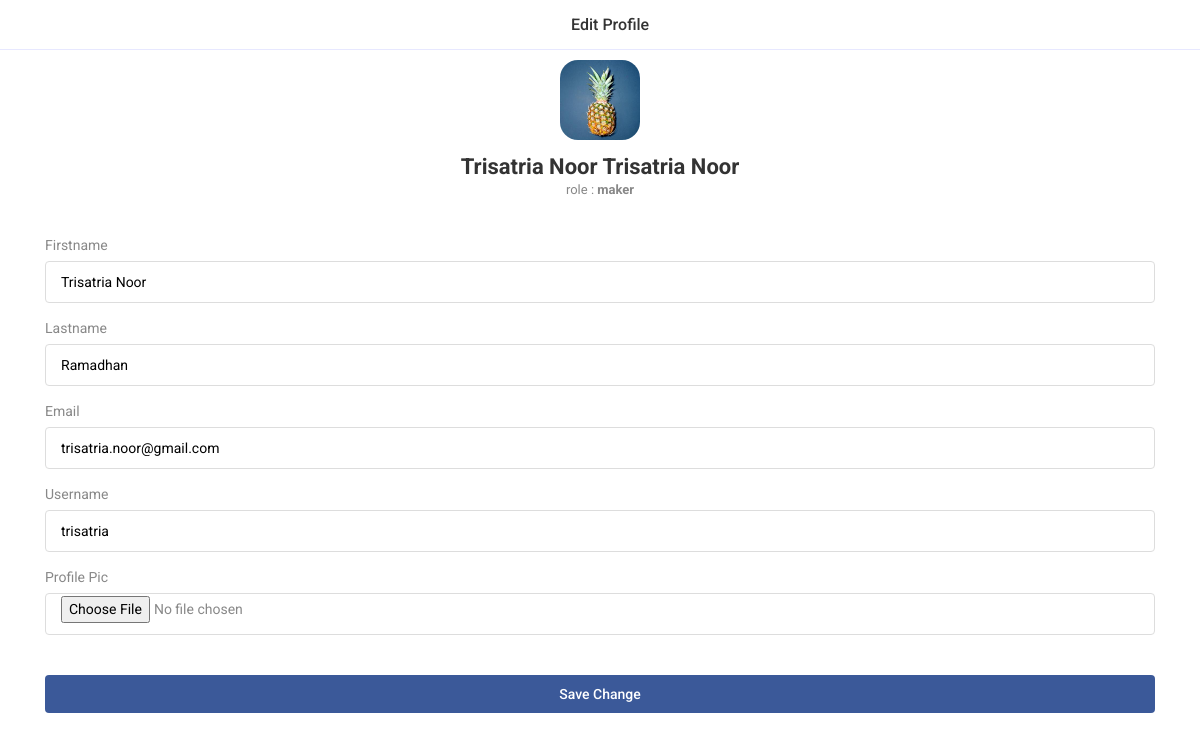
Screenshot of /profile=trisatria/edit (signed in) with the database file from the repository.
### user/models.py (models this page shows, shortened)
class User(AbstractUser):
    username = models.CharField(
        max_length=50, unique=True)
    email = models.EmailField(_('email address'))
    phone = models.IntegerField(
        _('phone number'), unique=True, blank=True, null=True)
    objects = UserManager()
    qr_code = models.ImageField(
        upload_to='qr_code', blank=True, null=True, unique=True)

class user_profile(models.Model):
    userProfile = models.OneToOneField(
        User, on_delete=models.CASCADE, related_name="userProfile", verbose_name="User Profile", null=True, blank=True)
    userPhoto = models.ImageField(upload_to='images/profile/', null=True, name="userPhoto",
                                  blank=True, default='images/square6.jpg', verbose_name="User Profile Photo")
    class Meta:
        db_table = ''
        managed = True
        verbose_name = 'profile'
        verbose_name_plural = 'profiles'

### user/views.py (the view)
# urls.py: path('profile=<username>/edit', user_profile_edit, name="user_profile_edit"),
@ login_required(login_url='user_login')
def user_profile_edit(request, username):
    if request.method == 'POST':
        p_form = UserProfileForm(request.POST or None,
                                 user=request.user, instance=request.user)
        pp_form = UserProfilePhotoForm(
            request.POST or None, request.FILES or None, instance=request.user.userProfile)
        if p_form.is_valid() and pp_form.is_valid():
            p_form.save()
            pp_form.save()
            messages.success(
                request, 'Profil pengguna telah berhasil diperbaharui')
            return redirect('user_profile', username=request.user.username)
        else:
            messages.error(request, 'Profile pengguna gagal diperbaharui')
    else:
        p_form = UserProfileForm(
            user=request.user, instance=request.user)
        pp_form = UserProfilePhotoForm(instance=request.user.userProfile)
    context = {
        'p_form': p_form,
        'pp_form': pp_form,
    }
    return render(request, 'user/user_profile_edit.html', context)

### user/forms_profiles.py
class UserProfilePhotoForm(forms.ModelForm):
    class Meta:
        model = user_profile
        fields = ['userPhoto']
        widgets = {
            'userPhoto': forms.FileInput(),
        }
    def __init__(self, *args, **kwargs):
        super().__init__(*args, **kwargs)
        self.fields["userPhoto"].widget.attrs.update(
            {'id': 'userPhoto', 'help text': 'Pilih Gambar', 'name': 'userPhoto', 'label': 'select profile picture', 'required': False,})

### templates/user/user_profile_edit.html (shortened to what this page needs)
{% extends "base.html" %}{% load static %}
{% block navbar %}
<div class="left"><a href="{% url 'user_profile' user.username %}" class="link"><i
            class="icon ion-ios-arrow-back"></i></a>
</div>
<div class="title">Edit Profile</div>
{% endblock navbar %}
{% block page_wrapper %}
<div class="profile">
    <div class="container">
        <div class="row">
            <div class="col-12 align-self-center">
                <div class="header-profile">
                    <div class="container">
                        <img src="{{user.userProfile.userPhoto.url}}" alt="image-demo">
                    </div>
                </div>
            </div>
        </div>
        <div class="profile-title text-center">
            <h4>{{user.first_name}} {{user.first_name}}</h4>
            <span class="text-small">role : <strong>{{ user.groups.all.0 }}</strong></span>
        </div>
    </div>
</div>
<div class="separator-medium"></div>
<div class="form-elements">
    <div class="container">
        <form method="POST" class="form-outline form-horizontal" enctype="multipart/form-data">
            <div class=" section-title" style="margin-left: 0;">
                <p>Firstname</p>
            </div>
            <div class="form-wrapper">
                <div class="input-wrap">
                    {{p_form.first_name}}
                </div>
            </div>
            <div class="separator-small"></div>
            <div class="section-title" style="margin-left: 0;">
                <p>Lastname</p>
            </div>
            <div class="form-wrapper">
                <div class="input-wrap">
                    {{p_form.last_name}}
                </div>
            </div>
            <div class="separator-small"></div>
            <div class="section-title" style="margin-left: 0;">
                <p>Email</p>
            </div>
            <div class="form-wrapper">
                <div class="input-wrap">
                    {{p_form.email}}
                </div>
            </div>
            <div class="separator-small"></div>
            <div class="section-title" style="margin-left: 0;">
                <p>Username</p>
            </div>
            <div class="form-wrapper">
                <div class="input-wrap">
                    {{p_form.username}}
                </div>
            </div>
            <div class="separator-small"></div>
            <div class="section-title" style="margin-left: 0;">
                <p>Profile Pic</p>
            </div>
            <div class="form-wrapper">
                <div class="input-wrap">
                    {{pp_form.userPhoto}}
                </div>
            </div>
            <div class="separator-medium"></div>
            <div class="button-default">
                <button type="submit" class="button bg-facebook">Save Change</button>
            </div>
        </form>
    </div>
</div>
{% endblock page_wrapper %}

### static/css/style.css (style rules this page uses)
body { font-family: 'Roboto', sans-serif; color: #888; font-size: 14px; font-weight: 400; background: #fff; }
h1, h2, h3, h4, h5, h6 { line-height: 110%; font-family: 'Roboto', sans-serif; margin: 0; font-weight: 500; color: #333; }
h4 { font-size: 22px; font-weight: 700; }
a { color: #333; }
p { margin: 0; }
img { display: block; }
input { width: 100%; height: 42px; background: #eee; border-radius: 4px; border: 0; padding: 2px 15px; font-size: 14px; }
.input-wrap { margin-bottom: 15px; }
.input-wrap:last-child { margin-bottom: 0; }
.form-outline input { background: #fff; border: 1px solid #ddd; }
.row { margin-left: -6px; margin-right: -6px; margin-bottom: 12px; }
.row img { width: 100%; border-radius: 18px; }
.col-1, .col-2, .col-3, .col-4, .col-5, .col-6, .col-7, .col-8, .col-9, .col-10, .col-11, .col-12, .col, .col-auto, .col-sm-1, .col-sm-2, .col-sm-3, .col-sm-4, .col-sm-5, .col-sm-6, .col-sm-7, .col-sm-8, .col-sm-9, .col-sm-10, .col-sm-11, .col-sm-12, .col-sm, .col-sm-auto, .col-md-1, .col-md-2, .col-md-3, .col-md-4, .col-md-5, .col-md-6, .col-md-7, .col-md-8, .col-md-9, .col-md-10, .col-md-11, .col-md-12, .col-md, .col-md-auto, .col-lg-1, .col-lg-2, .col-lg-3, .col-lg-4, .col-lg-5, .col-lg-6, .col-lg-7, .col-lg-8, .col-lg-9, .col-lg-10, .col-lg-11, .col-lg-12, .col-lg, .col-lg-auto, .col-xl-1, .col-xl-2, .col-xl-3, .col-xl-4, .col-xl-5, .col-xl-6, .col-xl-7, .col-xl-8, .col-xl-9, .col-xl-10, .col-xl-11, .col-xl-12, .col-xl, .col-xl-auto { position: relative; width: 100%; padding-right: 6px; padding-left: 6px; }
.text-small { font-size: 13px; }
.bg-facebook { background: #3b5999 !important; color: #fff !important; }
.separator-small { height: 15px; }
.separator-medium { height: 20px; }
.section-title { margin: 0 15px 15px; }
.navbar .link { display: flex; font-size: 26px; height: 50px; align-items: center; }
.navbar .title { font-size: 16px; color: #333; font-weight: 500; }
.button { background: #8998ff; border-radius: 4px; padding: 0 12px; line-height: 38px; font-size: 14px; font-weight: 500; color: #fff; text-transform: none; margin-top: 20px; border: 0; width: 100%; text-align: center; display: inline-block; }
.header-profile { text-align: center; }
.header-profile img { width: 80px; border-radius: 18px; margin: auto; }
.profile-title { margin: 15px 0; }

### templates/base.html (style rules this page uses)
.section-title { margin-bottom: 5px; }

### rows the page displays
User: userProfile.userPhoto (picture), first_name "Trisatria Noor", groups.all.0 "maker", last_name "Ramadhan", email "trisatria.noor@gmail.com", username "trisatria"
